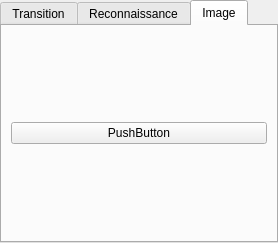
<?xml version="1.0" encoding="UTF-8"?>
<ui version="4.0">
 <class>TabWidget</class>
 <widget class="QTabWidget" name="TabWidget">
  <property name="windowModality">
   <enum>Qt::NonModal</enum>
  </property>
  <property name="geometry">
   <rect>
    <x>0</x>
    <y>0</y>
    <width>278</width>
    <height>243</height>
   </rect>
  </property>
  <property name="windowTitle">
   <string>TabWidget</string>
  </property>
  <property name="styleSheet">
   <string notr="true"/>
  </property>
  <property name="tabPosition">
   <enum>QTabWidget::North</enum>
  </property>
  <property name="tabShape">
   <enum>QTabWidget::Rounded</enum>
  </property>
  <property name="currentIndex">
   <number>2</number>
  </property>
  <property name="tabBarAutoHide">
   <bool>true</bool>
  </property>
  <widget class="QWidget" name="transitionTab">
   <attribute name="title">
    <string>Transition</string>
   </attribute>
   <layout class="QHBoxLayout" name="horizontalLayout_2"/>
  </widget>
  <widget class="QWidget" name="reconnaissanceTab">
   <attribute name="title">
    <string>Reconnaissance</string>
   </attribute>
   <layout class="QVBoxLayout" name="verticalLayout">
    <item>
     <widget class="QPushButton" name="pushButton">
      <property name="text">
       <string>PushButton</string>
      </property>
     </widget>
    </item>
   </layout>
  </widget>
  <widget class="QWidget" name="tab_3">
   <attribute name="title">
    <string>Image</string>
   </attribute>
   <layout class="QHBoxLayout" name="horizontalLayout">
    <item>
     <widget class="QPushButton" name="pushButton_2">
      <property name="text">
       <string>PushButton</string>
      </property>
     </widget>
    </item>
   </layout>
  </widget>
 </widget>
 <resources/>
 <connections/>
</ui>
